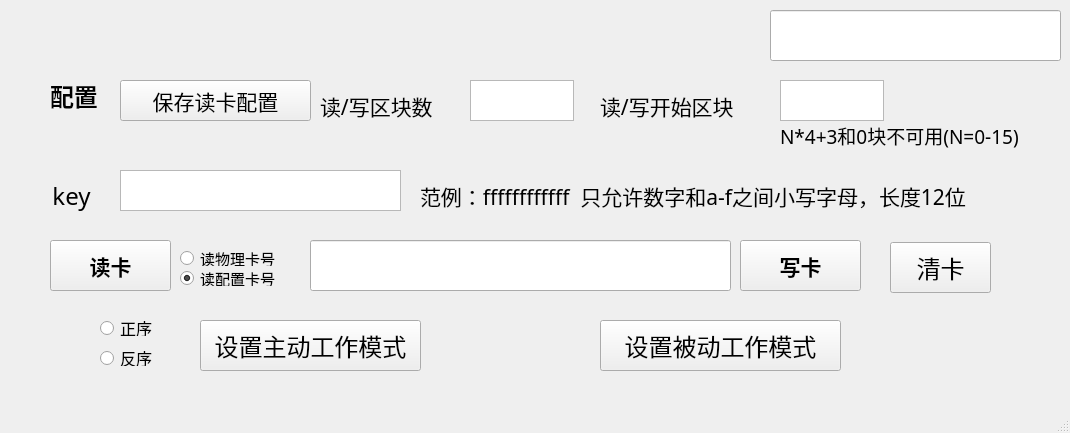
<?xml version="1.0" encoding="UTF-8"?>
<ui version="4.0">
 <class>MainWindow</class>
 <widget class="QMainWindow" name="MainWindow">
  <property name="geometry">
   <rect>
    <x>0</x>
    <y>0</y>
    <width>1070</width>
    <height>433</height>
   </rect>
  </property>
  <property name="sizePolicy">
   <sizepolicy hsizetype="Preferred" vsizetype="Preferred">
    <horstretch>0</horstretch>
    <verstretch>0</verstretch>
   </sizepolicy>
  </property>
  <property name="windowTitle">
   <string>Quta.D300M.Card.Tools</string>
  </property>
  <property name="autoFillBackground">
   <bool>true</bool>
  </property>
  <widget class="QWidget" name="centralwidget">
   <widget class="QPushButton" name="btnwrite">
    <property name="geometry">
     <rect>
      <x>740</x>
      <y>240</y>
      <width>121</width>
      <height>51</height>
     </rect>
    </property>
    <property name="font">
     <font>
      <family>微软雅黑</family>
      <pointsize>16</pointsize>
      <weight>75</weight>
      <bold>true</bold>
     </font>
    </property>
    <property name="text">
     <string>写卡</string>
    </property>
   </widget>
   <widget class="QPushButton" name="btnread">
    <property name="geometry">
     <rect>
      <x>50</x>
      <y>240</y>
      <width>121</width>
      <height>51</height>
     </rect>
    </property>
    <property name="font">
     <font>
      <family>微软雅黑</family>
      <pointsize>16</pointsize>
      <weight>75</weight>
      <bold>true</bold>
     </font>
    </property>
    <property name="text">
     <string>读卡</string>
    </property>
   </widget>
   <widget class="QTextEdit" name="writecode">
    <property name="enabled">
     <bool>false</bool>
    </property>
    <property name="geometry">
     <rect>
      <x>500</x>
      <y>460</y>
      <width>501</width>
      <height>51</height>
     </rect>
    </property>
    <property name="font">
     <font>
      <family>微软雅黑 Light</family>
      <pointsize>14</pointsize>
     </font>
    </property>
    <property name="readOnly">
     <bool>true</bool>
    </property>
    <property name="placeholderText">
     <string/>
    </property>
   </widget>
   <widget class="QTextEdit" name="readcode">
    <property name="enabled">
     <bool>true</bool>
    </property>
    <property name="geometry">
     <rect>
      <x>-10</x>
      <y>510</y>
      <width>501</width>
      <height>51</height>
     </rect>
    </property>
    <property name="font">
     <font>
      <family>微软雅黑 Light</family>
      <pointsize>14</pointsize>
     </font>
    </property>
    <property name="readOnly">
     <bool>false</bool>
    </property>
   </widget>
   <widget class="QLineEdit" name="msgline">
    <property name="geometry">
     <rect>
      <x>770</x>
      <y>10</y>
      <width>291</width>
      <height>51</height>
     </rect>
    </property>
    <property name="font">
     <font>
      <family>微软雅黑</family>
      <pointsize>12</pointsize>
     </font>
    </property>
    <property name="readOnly">
     <bool>true</bool>
    </property>
   </widget>
   <widget class="QTableView" name="tbview">
    <property name="geometry">
     <rect>
      <x>330</x>
      <y>570</y>
      <width>681</width>
      <height>61</height>
     </rect>
    </property>
    <property name="font">
     <font>
      <family>微软雅黑</family>
      <pointsize>14</pointsize>
     </font>
    </property>
   </widget>
   <widget class="QPushButton" name="getgroup">
    <property name="geometry">
     <rect>
      <x>50</x>
      <y>520</y>
      <width>251</width>
      <height>51</height>
     </rect>
    </property>
    <property name="font">
     <font>
      <family>微软雅黑</family>
      <pointsize>14</pointsize>
      <weight>75</weight>
      <bold>true</bold>
     </font>
    </property>
    <property name="text">
     <string>获取公司</string>
    </property>
   </widget>
   <widget class="QListView" name="listView">
    <property name="geometry">
     <rect>
      <x>50</x>
      <y>570</y>
      <width>251</width>
      <height>61</height>
     </rect>
    </property>
    <property name="font">
     <font>
      <pointsize>14</pointsize>
     </font>
    </property>
   </widget>
   <widget class="QPushButton" name="buildview">
    <property name="geometry">
     <rect>
      <x>330</x>
      <y>520</y>
      <width>141</width>
      <height>51</height>
     </rect>
    </property>
    <property name="font">
     <font>
      <family>微软雅黑</family>
      <pointsize>16</pointsize>
      <weight>50</weight>
      <bold>false</bold>
     </font>
    </property>
    <property name="text">
     <string>Maps</string>
    </property>
   </widget>
   <widget class="QPushButton" name="btnpre">
    <property name="geometry">
     <rect>
      <x>830</x>
      <y>510</y>
      <width>181</width>
      <height>61</height>
     </rect>
    </property>
    <property name="sizePolicy">
     <sizepolicy hsizetype="Expanding" vsizetype="Expanding">
      <horstretch>0</horstretch>
      <verstretch>0</verstretch>
     </sizepolicy>
    </property>
    <property name="font">
     <font>
      <family>微软雅黑</family>
      <pointsize>16</pointsize>
     </font>
    </property>
    <property name="text">
     <string>上一页</string>
    </property>
   </widget>
   <widget class="QPushButton" name="btnnext">
    <property name="geometry">
     <rect>
      <x>610</x>
      <y>510</y>
      <width>181</width>
      <height>61</height>
     </rect>
    </property>
    <property name="sizePolicy">
     <sizepolicy hsizetype="Expanding" vsizetype="Expanding">
      <horstretch>0</horstretch>
      <verstretch>0</verstretch>
     </sizepolicy>
    </property>
    <property name="font">
     <font>
      <family>微软雅黑</family>
      <pointsize>16</pointsize>
     </font>
    </property>
    <property name="text">
     <string>下一页</string>
    </property>
   </widget>
   <widget class="QLabel" name="label">
    <property name="geometry">
     <rect>
      <x>50</x>
      <y>70</y>
      <width>51</width>
      <height>51</height>
     </rect>
    </property>
    <property name="font">
     <font>
      <family>Agency FB</family>
      <pointsize>18</pointsize>
      <weight>75</weight>
      <bold>true</bold>
     </font>
    </property>
    <property name="text">
     <string>配置</string>
    </property>
   </widget>
   <widget class="QLabel" name="label_2">
    <property name="geometry">
     <rect>
      <x>20</x>
      <y>480</y>
      <width>71</width>
      <height>31</height>
     </rect>
    </property>
    <property name="font">
     <font>
      <family>Agency FB</family>
      <pointsize>18</pointsize>
     </font>
    </property>
    <property name="text">
     <string>写块数</string>
    </property>
   </widget>
   <widget class="QLabel" name="label_3">
    <property name="geometry">
     <rect>
      <x>230</x>
      <y>480</y>
      <width>101</width>
      <height>31</height>
     </rect>
    </property>
    <property name="font">
     <font>
      <family>Agency FB</family>
      <pointsize>18</pointsize>
     </font>
    </property>
    <property name="text">
     <string>开始块</string>
    </property>
   </widget>
   <widget class="QLabel" name="label_4">
    <property name="geometry">
     <rect>
      <x>320</x>
      <y>90</y>
      <width>141</width>
      <height>31</height>
     </rect>
    </property>
    <property name="font">
     <font>
      <family>Agency FB</family>
      <pointsize>16</pointsize>
     </font>
    </property>
    <property name="text">
     <string>读/写区块数</string>
    </property>
   </widget>
   <widget class="QLabel" name="label_5">
    <property name="geometry">
     <rect>
      <x>600</x>
      <y>90</y>
      <width>161</width>
      <height>31</height>
     </rect>
    </property>
    <property name="font">
     <font>
      <family>Agency FB</family>
      <pointsize>16</pointsize>
     </font>
    </property>
    <property name="text">
     <string>读/写开始区块</string>
    </property>
   </widget>
   <widget class="QTextEdit" name="qreadsector">
    <property name="geometry">
     <rect>
      <x>100</x>
      <y>470</y>
      <width>104</width>
      <height>41</height>
     </rect>
    </property>
    <property name="font">
     <font>
      <family>Agency FB</family>
      <pointsize>18</pointsize>
     </font>
    </property>
    <property name="verticalScrollBarPolicy">
     <enum>Qt::ScrollBarAlwaysOff</enum>
    </property>
    <property name="horizontalScrollBarPolicy">
     <enum>Qt::ScrollBarAlwaysOff</enum>
    </property>
    <property name="lineWrapMode">
     <enum>QTextEdit::NoWrap</enum>
    </property>
   </widget>
   <widget class="QTextEdit" name="qwritesector">
    <property name="geometry">
     <rect>
      <x>310</x>
      <y>470</y>
      <width>104</width>
      <height>41</height>
     </rect>
    </property>
    <property name="font">
     <font>
      <family>Agency FB</family>
      <pointsize>18</pointsize>
     </font>
    </property>
    <property name="verticalScrollBarPolicy">
     <enum>Qt::ScrollBarAlwaysOff</enum>
    </property>
    <property name="horizontalScrollBarPolicy">
     <enum>Qt::ScrollBarAlwaysOff</enum>
    </property>
   </widget>
   <widget class="QTextEdit" name="qreadtrack">
    <property name="geometry">
     <rect>
      <x>470</x>
      <y>80</y>
      <width>104</width>
      <height>41</height>
     </rect>
    </property>
    <property name="font">
     <font>
      <family>微软雅黑</family>
      <pointsize>18</pointsize>
     </font>
    </property>
    <property name="verticalScrollBarPolicy">
     <enum>Qt::ScrollBarAlwaysOff</enum>
    </property>
    <property name="horizontalScrollBarPolicy">
     <enum>Qt::ScrollBarAlwaysOff</enum>
    </property>
    <property name="readOnly">
     <bool>true</bool>
    </property>
   </widget>
   <widget class="QTextEdit" name="qwritetrack">
    <property name="geometry">
     <rect>
      <x>780</x>
      <y>80</y>
      <width>104</width>
      <height>41</height>
     </rect>
    </property>
    <property name="font">
     <font>
      <family>微软雅黑</family>
      <pointsize>18</pointsize>
     </font>
    </property>
    <property name="verticalScrollBarPolicy">
     <enum>Qt::ScrollBarAlwaysOff</enum>
    </property>
    <property name="horizontalScrollBarPolicy">
     <enum>Qt::ScrollBarAlwaysOff</enum>
    </property>
   </widget>
   <widget class="QLabel" name="label_6">
    <property name="geometry">
     <rect>
      <x>40</x>
      <y>180</y>
      <width>71</width>
      <height>31</height>
     </rect>
    </property>
    <property name="font">
     <font>
      <family>微软雅黑</family>
      <pointsize>18</pointsize>
     </font>
    </property>
    <property name="text">
     <string>  key</string>
    </property>
   </widget>
   <widget class="QTextEdit" name="qkeys">
    <property name="geometry">
     <rect>
      <x>120</x>
      <y>170</y>
      <width>281</width>
      <height>41</height>
     </rect>
    </property>
    <property name="font">
     <font>
      <family>微软雅黑</family>
      <pointsize>16</pointsize>
     </font>
    </property>
    <property name="verticalScrollBarPolicy">
     <enum>Qt::ScrollBarAlwaysOff</enum>
    </property>
    <property name="horizontalScrollBarPolicy">
     <enum>Qt::ScrollBarAlwaysOff</enum>
    </property>
    <property name="html">
     <string>&lt;!DOCTYPE HTML PUBLIC &quot;-//W3C//DTD HTML 4.0//EN&quot; &quot;http://www.w3.org/TR/REC-html40/strict.dtd&quot;&gt;
&lt;html&gt;&lt;head&gt;&lt;meta name=&quot;qrichtext&quot; content=&quot;1&quot; /&gt;&lt;style type=&quot;text/css&quot;&gt;
p, li { white-space: pre-wrap; }
&lt;/style&gt;&lt;/head&gt;&lt;body style=&quot; font-family:'微软雅黑'; font-size:16pt; font-weight:400; font-style:normal;&quot;&gt;
&lt;p style=&quot;-qt-paragraph-type:empty; margin-top:0px; margin-bottom:0px; margin-left:0px; margin-right:0px; -qt-block-indent:0; text-indent:0px;&quot;&gt;&lt;br /&gt;&lt;/p&gt;&lt;/body&gt;&lt;/html&gt;</string>
    </property>
   </widget>
   <widget class="QLabel" name="label_7">
    <property name="geometry">
     <rect>
      <x>420</x>
      <y>180</y>
      <width>571</width>
      <height>31</height>
     </rect>
    </property>
    <property name="font">
     <font>
      <family>微软雅黑</family>
      <pointsize>16</pointsize>
     </font>
    </property>
    <property name="text">
     <string>范例：ffffffffffff  只允许数字和a-f之间小写字母，长度12位</string>
    </property>
   </widget>
   <widget class="QPushButton" name="btnactive">
    <property name="geometry">
     <rect>
      <x>200</x>
      <y>320</y>
      <width>221</width>
      <height>51</height>
     </rect>
    </property>
    <property name="font">
     <font>
      <family>Agency FB</family>
      <pointsize>18</pointsize>
     </font>
    </property>
    <property name="text">
     <string>设置主动工作模式</string>
    </property>
   </widget>
   <widget class="QPushButton" name="btpassive">
    <property name="geometry">
     <rect>
      <x>600</x>
      <y>320</y>
      <width>241</width>
      <height>51</height>
     </rect>
    </property>
    <property name="font">
     <font>
      <family>Agency FB</family>
      <pointsize>18</pointsize>
     </font>
    </property>
    <property name="text">
     <string>设置被动工作模式</string>
    </property>
   </widget>
   <widget class="QPushButton" name="btnconfigwrite">
    <property name="geometry">
     <rect>
      <x>450</x>
      <y>470</y>
      <width>141</width>
      <height>41</height>
     </rect>
    </property>
    <property name="font">
     <font>
      <family>微软雅黑</family>
      <pointsize>16</pointsize>
     </font>
    </property>
    <property name="text">
     <string>保存写卡配置</string>
    </property>
   </widget>
   <widget class="QPushButton" name="btnconfigread">
    <property name="geometry">
     <rect>
      <x>120</x>
      <y>80</y>
      <width>191</width>
      <height>41</height>
     </rect>
    </property>
    <property name="font">
     <font>
      <family>微软雅黑</family>
      <pointsize>16</pointsize>
     </font>
    </property>
    <property name="text">
     <string>保存读卡配置</string>
    </property>
   </widget>
   <widget class="QLineEdit" name="lineEdit">
    <property name="geometry">
     <rect>
      <x>310</x>
      <y>240</y>
      <width>421</width>
      <height>51</height>
     </rect>
    </property>
    <property name="font">
     <font>
      <family>微软雅黑</family>
      <pointsize>16</pointsize>
     </font>
    </property>
   </widget>
   <widget class="QLabel" name="label_8">
    <property name="geometry">
     <rect>
      <x>780</x>
      <y>120</y>
      <width>281</width>
      <height>31</height>
     </rect>
    </property>
    <property name="font">
     <font>
      <family>微软雅黑</family>
      <pointsize>14</pointsize>
     </font>
    </property>
    <property name="text">
     <string>N*4+3和0块不可用(N=0-15)</string>
    </property>
   </widget>
   <widget class="QRadioButton" name="radioA">
    <property name="geometry">
     <rect>
      <x>100</x>
      <y>320</y>
      <width>89</width>
      <height>16</height>
     </rect>
    </property>
    <property name="font">
     <font>
      <family>Agency FB</family>
      <pointsize>12</pointsize>
     </font>
    </property>
    <property name="text">
     <string>正序</string>
    </property>
   </widget>
   <widget class="QRadioButton" name="radioB">
    <property name="geometry">
     <rect>
      <x>100</x>
      <y>350</y>
      <width>89</width>
      <height>16</height>
     </rect>
    </property>
    <property name="font">
     <font>
      <family>Agency FB</family>
      <pointsize>12</pointsize>
     </font>
    </property>
    <property name="text">
     <string>反序</string>
    </property>
   </widget>
   <widget class="QRadioButton" name="readdefault">
    <property name="geometry">
     <rect>
      <x>180</x>
      <y>250</y>
      <width>111</width>
      <height>16</height>
     </rect>
    </property>
    <property name="font">
     <font>
      <family>Agency FB</family>
      <pointsize>11</pointsize>
     </font>
    </property>
    <property name="text">
     <string>读物理卡号</string>
    </property>
    <property name="checked">
     <bool>false</bool>
    </property>
   </widget>
   <widget class="QRadioButton" name="readcustor">
    <property name="geometry">
     <rect>
      <x>180</x>
      <y>270</y>
      <width>111</width>
      <height>16</height>
     </rect>
    </property>
    <property name="font">
     <font>
      <family>Agency FB</family>
      <pointsize>11</pointsize>
     </font>
    </property>
    <property name="text">
     <string>读配置卡号</string>
    </property>
    <property name="checked">
     <bool>true</bool>
    </property>
   </widget>
   <widget class="QPushButton" name="pushButton">
    <property name="geometry">
     <rect>
      <x>890</x>
      <y>242</y>
      <width>101</width>
      <height>51</height>
     </rect>
    </property>
    <property name="font">
     <font>
      <family>微软雅黑</family>
      <pointsize>18</pointsize>
     </font>
    </property>
    <property name="text">
     <string>清卡</string>
    </property>
   </widget>
  </widget>
  <widget class="QStatusBar" name="statusbar"/>
 </widget>
 <resources/>
 <connections/>
</ui>
